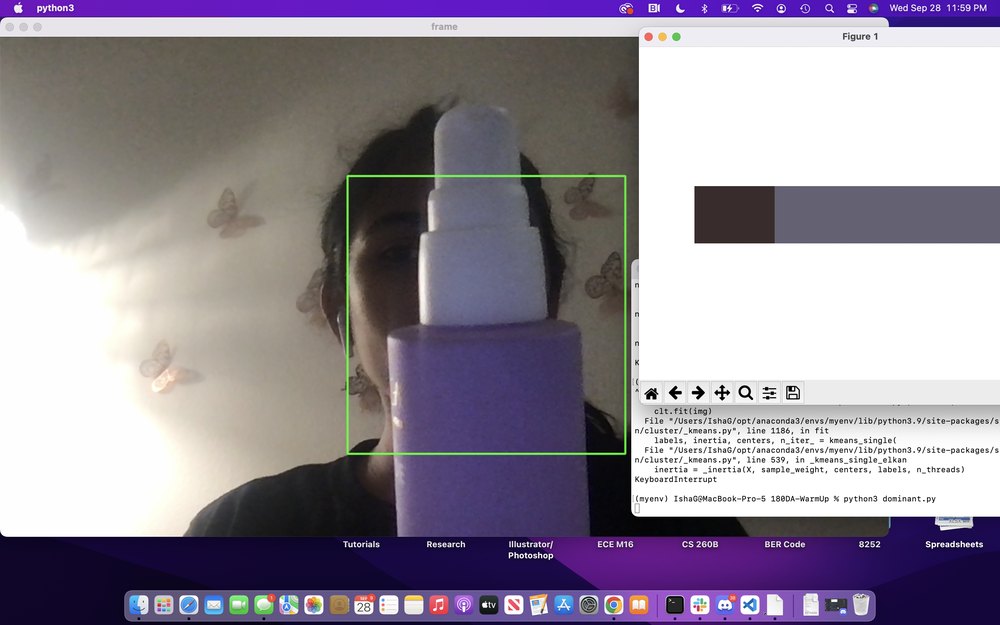
#> input picture Task_4.2.png, 1000 x 625 px, shrunk from 2880 x 1800 before the run, given in place of the camera
$ python bound.py
#> lines starting #> are read from the running program, lines starting #| are printed output that depends on the picture; after the words box and inside, x2 and y2 are one past the last pixel; in counts of white or black regions, pixels touching at a corner belong together
# IMPROVEMENTS
# My script looks for the max of the blue objects to draw a bounding box
# so that small areas of blue are not highlighted

# REFERENCES
# - Bounding box: https://stackoverflow.com/questions/23398926/drawing-bounding-box-around-given-size-area-contour
# - Masking color: https://docs.opencv.org/4.x/df/d9d/tutorial_py_colorspaces.html

import cv2 as cv
import numpy as np
cap = cv.VideoCapture(0)
while(1):
    # Take each frame
	_, frame = cap.read()
#> frame is the input picture: shape (625, 1000, 3); mean B, G, R 154, 141.5, 149.1

    # Convert BGR to HSV
	hsv = cv.cvtColor(frame, cv.COLOR_BGR2HSV)
#> hsv: shape (625, 1000, 3); mean H, S, V 59.5, 56.1, 160.6
    # define range of blue color in HSV
	lower_blue = np.array([110,50,50])
	upper_blue = np.array([130,255,255])
    # Threshold the HSV image to get only blue colors
	mask = cv.inRange(hsv, lower_blue, upper_blue)
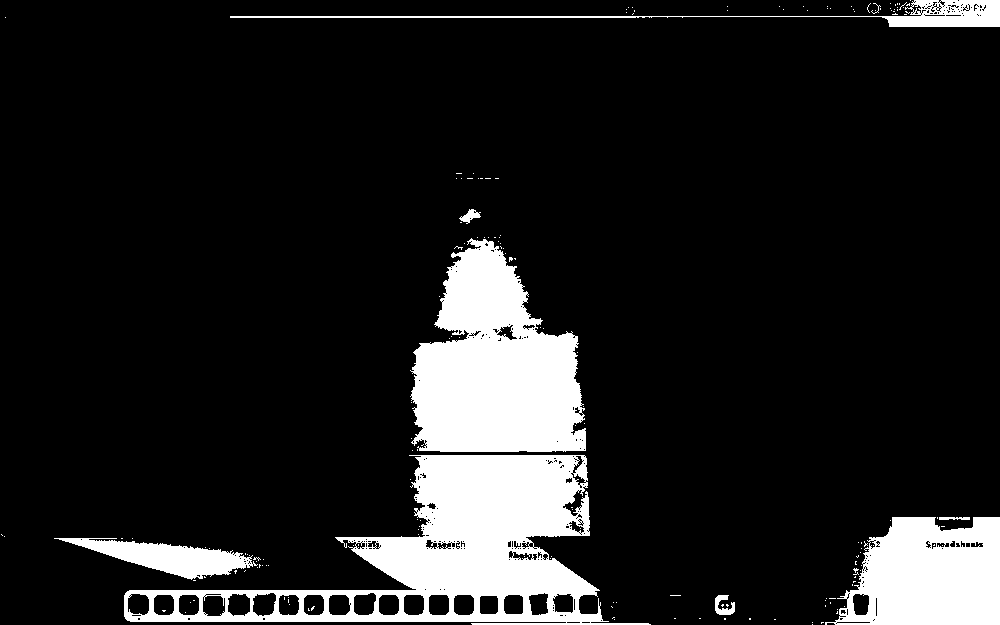
#> mask: shape (625, 1000); 12.5% white; 177 white regions (168 under 20 px)

	# countour blue images
	contours,hierarchy = cv.findContours(mask, cv.RETR_LIST, cv.CHAIN_APPROX_SIMPLE)
#> contours = 588 contours, 518 with area under 20; largest, box (x1, y1, x2, y2) and area: (124, 455, 651, 625) 37850, (410, 238, 586, 452) 25014, (825, 517, 1000, 625) 14232, (54, 538, 258, 580) 3526, (230, 0, 1000, 27) 2906

	max = 0

	showRect = None
	x = 0
	y = 0
	w = 0
	h = 0


	for c in contours:
		if cv.contourArea(c) > max:
			max = cv.contourArea(c)
			rect = cv.boundingRect(c)
			x,y,w,h = cv.boundingRect(c)
			showRect= True
#> this loop made 588 passes
#> (c, max, x, y, w, h) on pass 2: ([[835, 623], [836, 622], [837, 623], [836, 624]], 2, 835, 622, 3, 3)
#> (max, x, y, w, h) on passes 3, 60, 61, 81, 87, 264: (66, 836, 621, 35, 3), (349.5, 479, 595, 20, 20), (439, 202, 595, 24, 22), (447, 227, 593, 24, 24), (458.5, 252, 592, 25, 25), (3526, 54, 538, 204, 42)
#> after the loop, h = 170; max = 37850.5; showRect = True; w = 527; x = 124; y = 455

	if showRect:
		cv.rectangle(frame,(x,y),(x+w,y+h),(0,255,0),2)
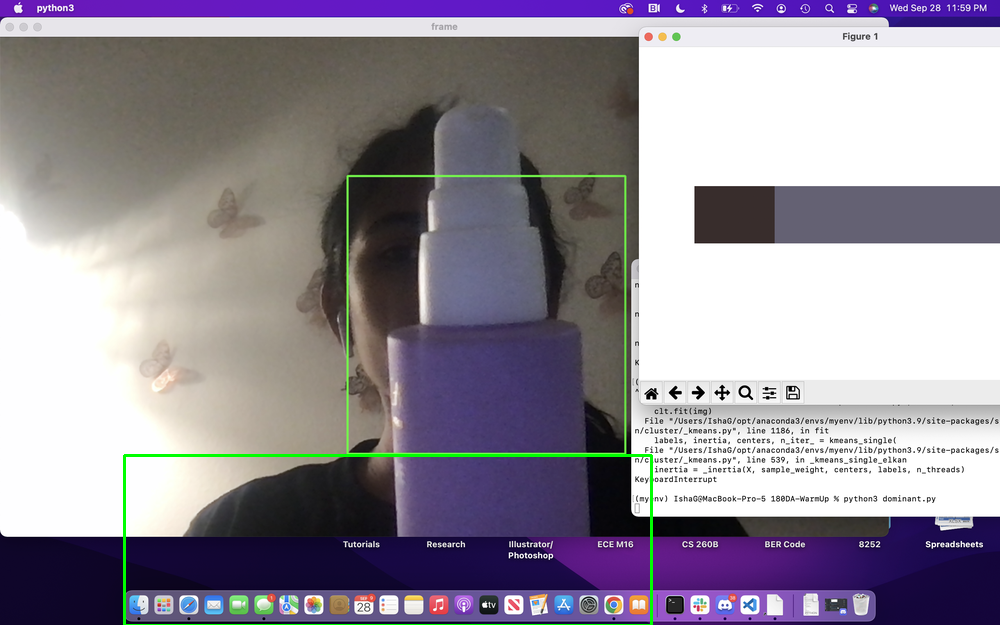
#> frame: shape (625, 1000, 3); 0.5% of pixels changed, all inside (x1, y1, x2, y2) = (123, 454, 653, 625)

    # Bitwise-AND mask and original image
	res = cv.bitwise_and(frame,frame, mask= mask)
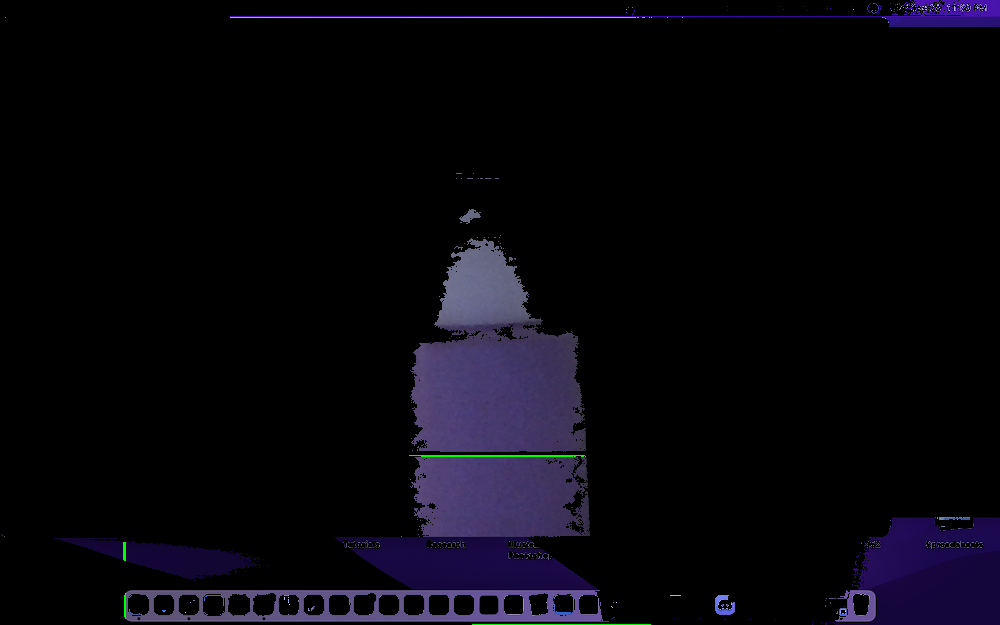
#> res: shape (625, 1000, 3); mean B, G, R 12.4, 6.1, 7.5
	cv.imshow('frame',frame)

	k = cv.waitKey(5) & 0xFF
#> (key Esc is pressed here)
	if k == 27:
		break

cv.destroyAllWindows()

$ run again, on lab_2.png
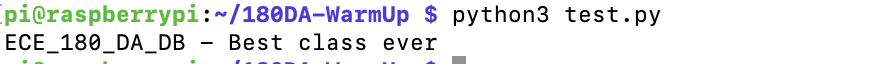
#> input picture lab_2.png, 872 x 64 px, given in place of the camera
#> frame is the input picture: shape (64, 872, 3); mean B, G, R 237.1, 235.6, 233.9
#> hsv: shape (64, 872, 3); mean H, S, V 6.5, 9.2, 240.1
#> `mask = cv.inRange(hsv, lower_blue, upper_blue)`:
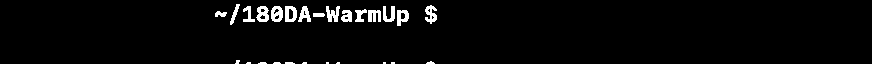
#> mask: shape (64, 872); 3.2% white; 26 white regions (11 under 20 px)
#> contours = 36 contours, 18 with area under 20; largest, box (x1, y1, x2, y2) and area: (285, 6, 297, 22) 153, (271, 6, 283, 22) 144, (256, 6, 269, 22) 144, (397, 10, 409, 26) 125, (425, 5, 437, 24) 116
#> the loop `for c in contours:` made 36 passes
#> (c, max, x, y, w, h) on passes 1, 5: ([[391, 62], [391, 63], [394, 63], [394, 62]], 3, 391, 62, 4, 2), ([[303, 62], [302, 63], [306, 63], [306, 62]], 3.5, 302, 62, 5, 2)
#> after the loop `for c in contours:`: h = 16; max = 153; showRect = True; w = 12; x = 285; y = 6
#> frame: shape (64, 872, 3); 0.29% of pixels changed, all inside (x1, y1, x2, y2) = (284, 5, 299, 24)
#> `res = cv.bitwise_and(frame,frame, mask= mask)`:
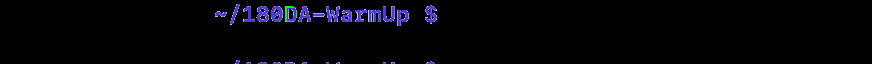
#> res: shape (64, 872, 3); mean B, G, R 6.8, 2.9, 3.1
